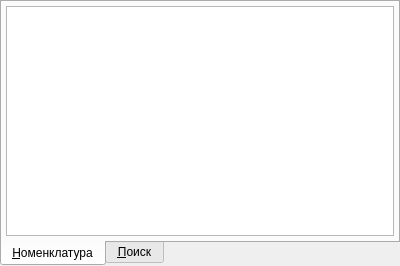
<?xml version="1.0" encoding="UTF-8"?>
<ui version="4.0">
 <class>NomenclatureComboBoxPopup</class>
 <widget class="QWidget" name="NomenclatureComboBoxPopup">
  <property name="geometry">
   <rect>
    <x>0</x>
    <y>0</y>
    <width>400</width>
    <height>251</height>
   </rect>
  </property>
  <property name="windowTitle">
   <string>Form</string>
  </property>
  <layout class="QGridLayout">
   <property name="margin">
    <number>0</number>
   </property>
   <property name="spacing">
    <number>0</number>
   </property>
   <item row="0" column="0">
    <widget class="QTabWidget" name="tabWidget">
     <property name="tabPosition">
      <enum>QTabWidget::South</enum>
     </property>
     <property name="tabShape">
      <enum>QTabWidget::Rounded</enum>
     </property>
     <property name="currentIndex">
      <number>0</number>
     </property>
     <widget class="QWidget" name="tabNomenclature">
      <attribute name="title">
       <string>&amp;Номенклатура</string>
      </attribute>
      <layout class="QVBoxLayout">
       <property name="spacing">
        <number>4</number>
       </property>
       <property name="margin">
        <number>4</number>
       </property>
       <item>
        <widget class="CTableView" name="tblNomenclature"/>
       </item>
      </layout>
     </widget>
     <widget class="QWidget" name="tabSearch">
      <attribute name="title">
       <string>&amp;Поиск</string>
      </attribute>
      <layout class="QGridLayout" name="gridLayout">
       <property name="margin">
        <number>4</number>
       </property>
       <property name="spacing">
        <number>4</number>
       </property>
       <item row="0" column="0">
        <widget class="QLabel" name="lblClass">
         <property name="text">
          <string>&amp;Класс</string>
         </property>
         <property name="buddy">
          <cstring>cmbClass</cstring>
         </property>
        </widget>
       </item>
       <item row="0" column="1" colspan="2">
        <widget class="CRBComboBox" name="cmbClass"/>
       </item>
       <item row="1" column="0">
        <widget class="QLabel" name="lblKind">
         <property name="text">
          <string>&amp;Вид</string>
         </property>
         <property name="buddy">
          <cstring>cmbKind</cstring>
         </property>
        </widget>
       </item>
       <item row="1" column="1" colspan="2">
        <widget class="CRBComboBox" name="cmbKind"/>
       </item>
       <item row="2" column="0">
        <widget class="QLabel" name="lblType">
         <property name="text">
          <string>&amp;Тип</string>
         </property>
         <property name="buddy">
          <cstring>cmbType</cstring>
         </property>
        </widget>
       </item>
       <item row="2" column="1" colspan="2">
        <widget class="CRBComboBox" name="cmbType"/>
       </item>
       <item row="3" column="0">
        <widget class="QLabel" name="lblCode">
         <property name="text">
          <string>&amp;Код</string>
         </property>
         <property name="buddy">
          <cstring>edtCode</cstring>
         </property>
        </widget>
       </item>
       <item row="3" column="1" colspan="2">
        <widget class="QLineEdit" name="edtCode"/>
       </item>
       <item row="4" column="0">
        <widget class="QLabel" name="lblName">
         <property name="text">
          <string>&amp;Наименование</string>
         </property>
         <property name="buddy">
          <cstring>edtName</cstring>
         </property>
        </widget>
       </item>
       <item row="4" column="1" colspan="2">
        <widget class="QLineEdit" name="edtName"/>
       </item>
       <item row="7" column="1" colspan="2">
        <widget class="QCheckBox" name="chkIncludeAnalogies">
         <property name="text">
          <string>Включая аналоги</string>
         </property>
        </widget>
       </item>
       <item row="8" column="0">
        <spacer name="verticalSpacer">
         <property name="orientation">
          <enum>Qt::Vertical</enum>
         </property>
         <property name="sizeHint" stdset="0">
          <size>
           <width>20</width>
           <height>40</height>
          </size>
         </property>
        </spacer>
       </item>
       <item row="9" column="0" colspan="2">
        <spacer name="horizontalSpacer">
         <property name="orientation">
          <enum>Qt::Horizontal</enum>
         </property>
         <property name="sizeHint" stdset="0">
          <size>
           <width>178</width>
           <height>20</height>
          </size>
         </property>
        </spacer>
       </item>
       <item row="9" column="2">
        <widget class="QDialogButtonBox" name="buttonBox">
         <property name="sizePolicy">
          <sizepolicy hsizetype="Maximum" vsizetype="Fixed">
           <horstretch>0</horstretch>
           <verstretch>0</verstretch>
          </sizepolicy>
         </property>
         <property name="standardButtons">
          <set>QDialogButtonBox::Apply|QDialogButtonBox::Reset</set>
         </property>
        </widget>
       </item>
       <item row="5" column="1" colspan="2">
        <widget class="QLineEdit" name="edtProducer"/>
       </item>
       <item row="5" column="0">
        <widget class="QLabel" name="lblProducer">
         <property name="text">
          <string>&amp;Производитель</string>
         </property>
         <property name="buddy">
          <cstring>edtProducer</cstring>
         </property>
        </widget>
       </item>
       <item row="6" column="0">
        <widget class="QLabel" name="lblATC">
         <property name="text">
          <string>Код &amp;АТХ</string>
         </property>
         <property name="buddy">
          <cstring>edtATC</cstring>
         </property>
        </widget>
       </item>
       <item row="6" column="1" colspan="2">
        <widget class="QLineEdit" name="edtATC"/>
       </item>
      </layout>
     </widget>
    </widget>
   </item>
  </layout>
 </widget>
 <customwidgets>
  <customwidget>
   <class>CTableView</class>
   <extends>QTableView</extends>
   <header>library/TableView.h</header>
  </customwidget>
  <customwidget>
   <class>CRBComboBox</class>
   <extends>QComboBox</extends>
   <header>library/crbcombobox.h</header>
  </customwidget>
 </customwidgets>
 <tabstops>
  <tabstop>tabWidget</tabstop>
  <tabstop>tblNomenclature</tabstop>
  <tabstop>cmbClass</tabstop>
  <tabstop>cmbKind</tabstop>
  <tabstop>cmbType</tabstop>
  <tabstop>edtCode</tabstop>
  <tabstop>edtName</tabstop>
  <tabstop>edtProducer</tabstop>
  <tabstop>edtATC</tabstop>
  <tabstop>chkIncludeAnalogies</tabstop>
  <tabstop>buttonBox</tabstop>
 </tabstops>
 <resources/>
 <connections/>
</ui>
